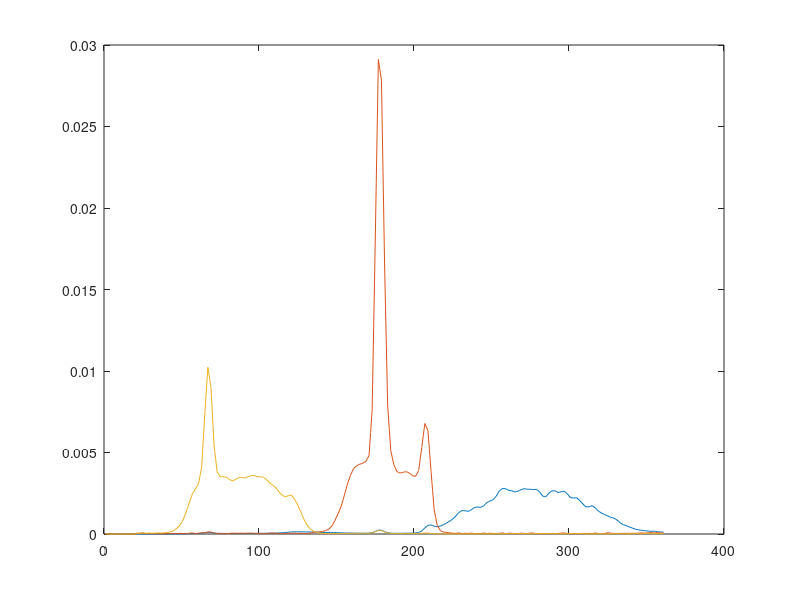

Here is the MATLAB script that generated this plot: (Note: this script raises an error after producing the figure.)
% Test the various routines for building harmonic maps.

load sanyoLCD
displayP = sanyoLCD;
plot(displayP)
load sanyoLCDGam
invGamma = sanyoLCDGamInv;

load ncones
cones = spCones;
rgb2lms = cones'*displayP;
lms2rgb = inv(rgb2lms);

[maxContrastLMS,meanRGB]=maxConeContrast(meanLMS,deltaLMS,displayP,cones);

% Check that we are at a boundary on one end
% lms2rgb*(meanLMS + maxContrastLMS*deltaLMS)
% lms2rgb*(meanLMS - maxContrastLMS*deltaLMS)

% 
% Set the contrasts relative to the maximum permissible
% 

% If you are working with a harmonic function and you want to
% adjust its contrast, frequency and phase over time without
% bit-blitting, you can use this type of look-up table animation.
%
mpData =   [ 128 ];
mapFreq = [ 2 ];
mapPh = ([ 1:10 ]/10)*pi;
meanLMS = rgb2lms*[.5 .5 .5]';
deltaLMS = [0 0 1]';
contrastLMS = maxContrastLMS*[1]
[rgbMap parameters] = ...
    buildHarmonicMaps(deltaLMS,meanLMS,contrastLMS, ...
    mpData,mapFreq,mapPh,lms2rgb);

checkRange(rgbMap(:),0,1)

% Then, to make the function shift over time, do this
im = 1:nValues;
im = im(ones(64,1),:);
image(im)

for i = 1:length(mapPh)
 col = (i-1)*3 + 1
 colormap(rgbMap(:,col:col+2))
 pause(1)
end


% This is how to make a general one-dimensional stimulus that is
% fixed in position and modulate its contrast.
% Use linear color maps with different peak contrast levels.
%
mpData =   [ 128 ];
meanLMS = rgb2lms*[.5 .5 .5]';deltaLMS = [0 0 1]';
contrastLMS = maxContrastLMS*[.2 .5 1]
rgbMap = buildLinearMaps(deltaLMS,meanLMS,contrastLMS, mpData,lms2rgb);

f = 4;
im = cos(2*pi*f*[1:128]/128);
im = scale(im,1,128);
im = im(ones(64,1),:);
g = mkGaussKernel(size(im),[16 32]);
g = g / mmax(g);
im = im .* g;
image(im);

% To adjust the contrast over time, switch the color maps as in
%
for i=1:length(contrastLMS)
  col = (i-1)*3 + 1
  colormap(rgbMap(:,col:col+2))
  pause(2)
end


